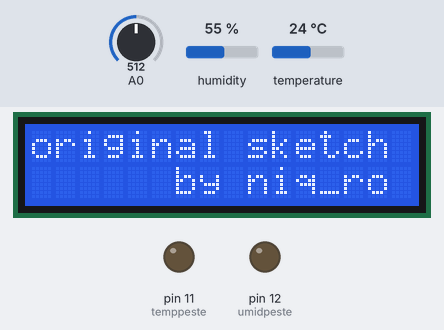
Simulated run of this sketch. Board: Arduino Uno, built with avr-gcc and run on an emulated ATmega328P. Parts: 16×2 character LCD, output pins drawn as LEDs (lit = HIGH). The test bench sets the inputs (shaded band); at power-on: humidity 55 %, A0 = 512, temperature 24 °C.

Above: at 3.1 s.
At 7.2 s:
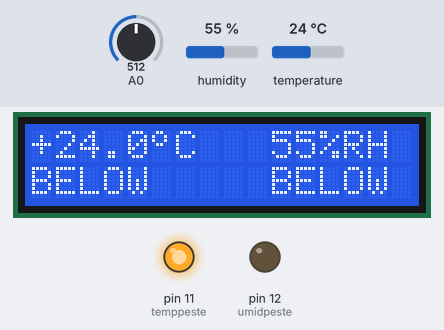
7.3 s: humidity set to 57 %
At 9.0 s:
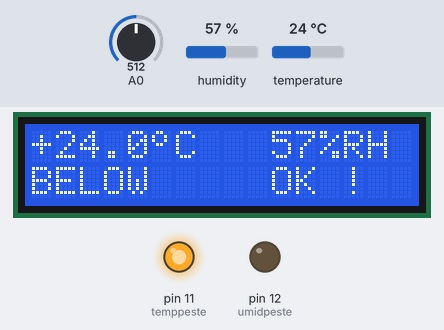
10.1 s: humidity set to 60 %
At 11.4 s:
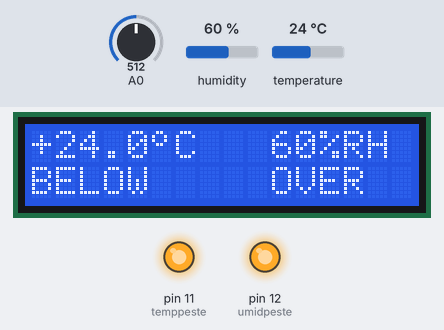
12.1 s: A0 set to 639
14.3 s: A0 set to 668
At 20.0 s:
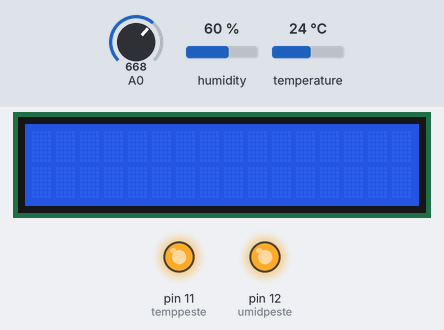
20.1 s: temperature set to 28.2 °C
23.9 s: temperature set to 29.6 °C
At 29.9 s:
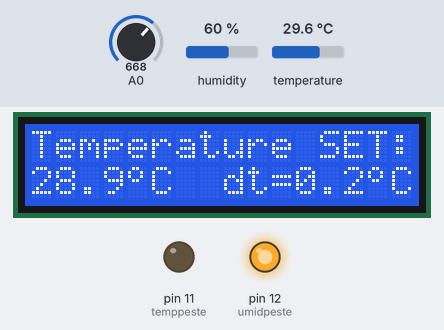
Timing chart, 0 to 30.7 s (numbered marks = the images above; inputs shaded):
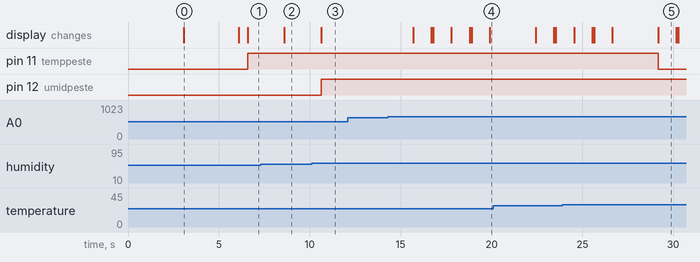

Measured:
- the behaviour switches between 58 and 59 % on humidity (found by bisection; images 2 and 3)
- the behaviour switches between 649 and 650 on A0 (found by bisection; images 3 and 4)
- the behaviour switches between 28.9 and 29 °C on temperature (found by bisection; images 4 and 5)
- after the input at 7.3 s, the display: changes after 1.3 s (image 2)
- after the input at 10.1 s, pin 12 (umidpeste): LOW → HIGH after 0.53 s; the display: changes after 0.53 s (image 3)
- after the input at 12.1 s, every drawn part: stays the same
- after the input at 14.3 s, the display: first changes after 1.4 s (image 4 shows a later state)
- after the input at 23.9 s, pin 11 (temppeste): HIGH → LOW after 5.3 s

The sketch:

LCD1602shield_thermostat_humidity_ver1s0.ino
```cpp
/*
original THERMOSTAR with HUMIDITY CONTROL use classical LCD1602
at http://nicuflorica.blogspot.ro/2015/08/termostat-cu-control-umiditate.html
ver.1m0 - 28.08.2015, Craiova - Romania, Europe, Earth
actual use LCD1602 shield
ver.1s0 - 15.11.2017, Craiova - Romania

niq_ro write this sketch using parts of other sketches :)
http://www.tehnic.go.ro
http://nicuflorica.blogspot.ro/
http://arduinotehniq.blogspot.com/
*/

#include <LiquidCrystal.h>  //this library is included in the Arduino IDE
LiquidCrystal lcd(8, 9, 4, 5, 6, 7);
/*   shield                           -------------------
                                      |  LCD  | Arduino |
                                      -------------------
 LCD RS pin to digital pin 8          |  RS   |   D8    |
 LCD Enable pin to digital pin 9      |  E    |   D9    |
 LCD D4 pin to digital pin 4          |  D4   |   D4    |
 LCD D5 pin to digital pin 5          |  D5   |   D5    |
 LCD D6 pin to digital pin 6          |  D6   |   D6    |
 LCD D7 pin to digital pin 7          |  D7   |   D7    |
 LCD R/W pin to ground                |  R/W  |   GND   |
                                      -------------------
*/

// http://arduino.cc/en/Reference/LiquidCrystalCreateChar
byte grad[8] = {
  B01100,
  B10010,
  B10010,
  B01100,
  B00000,
  B00000,
  B00000,
};


// Example testing sketch for various DHT humidity/temperature sensors
// Written by ladyada, public domain
#include "DHT.h"
#define DHTPIN 13     // what pin we're connected to 13
// Uncomment whatever type you're using!
//#define DHTTYPE DHT11   // DHT 11
#define DHTTYPE DHT22   // DHT 22  (AM2302)
//#define DHTTYPE DHT21   // DHT 21 (AM2301)

// if is just sensor:
// Connect pin 1 (on the left) of the sensor to +5V
// Connect pin 2 of the sensor to whatever your DHTPIN is
// Connect pin 4 (on the right) of the sensor to GROUND
// Connect a 4k7 or 10K resistor from pin 2 (data) to pin 1 (power) of the sensor

DHT dht(DHTPIN, DHTTYPE);

// define pins for relay or leds
#define temppeste 11
#define umidpeste 12

// define variable

float te, t1, tes, dete;   // variable for temperature
int has, hass, dehas;        // variable for humiditiy


// part for menu: http://nicuflorica.blogspot.ro/2015/05/termostat-cu-afisaj-led.html
/*
#define BUT1 6    // - switch
#define BUT2 7    // + switch
#define BUT3 8    // MENU switch
*/

byte meniu = 0; // if MENIU = 0 is clasical
                // if MENIU = 1 is for temperature set (tes)
                // if MENIU = 2 is for dt temperature (dete)
                // if MENIU = 3 is for humidity set (hass)
                // if MENIU = 4 is for dh humidity (dehas)
int lcd_key     = 0;
int adc_key_in  = 0;
#define btnRIGHT  0
#define btnUP     1
#define btnDOWN   2
#define btnLEFT   3
#define btnSELECT 4
#define btnNONE   5


void setup()
{

// Initialize LCD display
 lcd.begin(16, 2);
// create custom symbol
lcd.createChar(0, grad);

// Initialize DHT sensor
  dht.begin();

// define outputs
 pinMode(temppeste, OUTPUT);
 pinMode(umidpeste, OUTPUT);

// set the default state for outputs
  digitalWrite(temppeste, LOW);
  digitalWrite(umidpeste, LOW);

/*
// set push buttons for menu
  pinMode(BUT1, INPUT);
  pinMode(BUT2, INPUT);
  pinMode(BUT3, INPUT);

  digitalWrite(BUT1, HIGH); // pull-ups on
  digitalWrite(BUT2, HIGH);
  digitalWrite(BUT3, HIGH);
*/
  lcd.setCursor(0,0);
  lcd.print("thermostat with");

  lcd.setCursor(0,1);
  lcd.print("humidity control");

delay(3000);
lcd.clear();

  lcd.setCursor(0,0);
  lcd.print("original sketch");

  lcd.setCursor(6,1);
  lcd.print("by niq_ro");
delay(3000);
lcd.clear();

// preset value for temperature and humidity
tes = 28.9;
dete = 0.2;
hass = 58;
dehas = 2;

}

void loop()
{

lcd_key = read_LCD_buttons();  // read the buttons
 switch (lcd_key)               // depending on which button was pushed, we perform an action
 {
   case btnSELECT:
     {
     meniu = meniu + 1;
     delay(1000);
     lcd_key = btnNONE;
     lcd.clear();
     break;
     }
     case btnNONE:
     {
     break;
     }
   }


if (meniu >= 5) meniu = 0;

if (meniu == 0)
{

lcd_key = read_LCD_buttons();  // read the buttons
 switch (lcd_key)               // depending on which button was pushed, we perform an action
 {
   case btnSELECT:
     {
     meniu = 1;
     delay(1000);
     lcd_key = btnNONE;
     lcd.clear();
     break;
     }
     case btnNONE:
     {
     break;
     }
   }

   // Reading temperature or humidity
 has = dht.readHumidity();

 te = dht.readTemperature();
// int te = dht.readTemperature();

delay(500);

/*
  lcd.setCursor(0,0);
  lcd.print("t = ");
  lcd.setCursor(5,0);
  lcd.print(te,1);
  lcd.print("^C  ");


  lcd.setCursor(0,1);
  lcd.print("h = ");
  lcd.setCursor(5,1);
  lcd.print(has);
  lcd.print("%rh  ");
*/

// part from http://nicuflorica.blogspot.ro/2014/10/ceas-rtc-cu-ds1307-si-date-mediu-cu.html
 lcd.setCursor(0, 0);
  // lcd.print("t=");
 if (te < 0)
 {t1=-te;}
 else t1=te;

    if ( t1 < 10)
   {
     lcd.print(" ");
   }
   if (te>0) lcd.print("+");
   if (te==0) lcd.print(" ");
   if (te<0) lcd.print("-");
   lcd.print(t1,1);
//   lcd.write(0b11011111);
   lcd.write(byte(0));
   lcd.print("C  ");

   lcd.setCursor(10, 0);
  // lcd.print("H=");
   lcd.print(has);
   lcd.print("%RH");

/*
   lcd.setCursor(1, 1);
   lcd.print("+");
   lcd.print(tes,1);
//   lcd.write(0b11011111);
   lcd.write(byte(0));
   lcd.print("C  ");
  lcd.setCursor(10, 1);
  // lcd.print("H=");
  lcd.print(hass);
  lcd.print("%RH");
*/

if (te > tes)
 {
 digitalWrite(temppeste, LOW);
   lcd.setCursor(0, 1);
   lcd.print("OVER ");
 }
if (tes - dete > te)
  {
   digitalWrite(temppeste, HIGH);
   lcd.setCursor(0, 1);
   lcd.print("BELOW");
 }
if ((te <= tes) and (tes - dete <= te))
 {
   lcd.setCursor(0, 1);
   lcd.print("OK !  ");
 }


 if (has > hass)
 {
 digitalWrite(umidpeste, HIGH);
   lcd.setCursor(10, 1);
   lcd.print("OVER ");
 }
 if (has < hass - dehas)
 {
   digitalWrite(umidpeste, LOW);
   lcd.setCursor(10, 1);
   lcd.print("BELOW");
 }
 if ((has <= hass) and (has >= hass - dehas))
 {  lcd.setCursor(10, 1);
   lcd.print("OK !  ");
}
} // last line for MENIU = 0


if (meniu == 1) {
  while (meniu == 1) {
//   teset(tset);
   lcd.setCursor(0, 0);
   lcd.print("Temperature SET:");
   lcd.setCursor(0, 1);
//   lcd.print("+");
   lcd.print(tes,1);
//   lcd.write(0b11011111);
   lcd.write(byte(0));
   lcd.print("C  ");

   lcd.setCursor(8, 1);
   lcd.print("dt=");
   lcd.print(dete,1);
//   lcd.write(0b11011111);
   lcd.write(byte(0));
   lcd.print("C  ");

lcd_key = read_LCD_buttons();  // read the buttons
 switch (lcd_key)               // depending on which button was pushed, we perform an action
 {
   case btnUP:
     {
     tes = tes + 0.1;
     delay(250);
     break;
     }
   case btnDOWN:
     {
     tes = tes - 0.1;
     delay(250);
     break;
     }
   case btnSELECT:
     {
     meniu = 2;
     delay(1000);
     lcd.clear();
     lcd_key = btnNONE;
     break;
     }
     case btnNONE:
     {
     break;
     }
   }

     }
   delay (100);
}   // end loop for MENIU = 1


if (meniu == 2) {
 // if (tmax <= tmin) tmax = tmin + 10;
   while (meniu ==2) {
 //    maxim(dt/10); // this is number to diplay
 //    dete(dt); // this is number to diplay
   lcd.setCursor(0, 0);
   lcd.print("hyst.temp. SET:");
   lcd.setCursor(0, 1);
//   lcd.print("+");
   lcd.print(tes,1);
//   lcd.write(0b11011111);
   lcd.write(byte(0));
   lcd.print("C  ");

   lcd.setCursor(8, 1);
   lcd.print("dt=");
   lcd.print(dete,1);
//   lcd.write(0b11011111);
   lcd.write(byte(0));
   lcd.print("C  ");

 lcd_key = read_LCD_buttons();  // read the buttons
 switch (lcd_key)               // depending on which button was pushed, we perform an action
 {
   case btnUP:
     {
     dete = dete + 0.1;
     delay(250);
     break;
     }
   case btnDOWN:
     {
     dete = dete - 0.1;
     delay(250);
     break;
     }
   case btnSELECT:
     {
     meniu = 3;
     lcd_key = btnNONE;
     delay(1000);
     lcd.clear();
     break;
     }
     case btnNONE:
     {
     break;
     }
   }

//   delay(15);
if (dete < 0.1) dete = 0.1;
    }
}  // end loop for MENIU = 2


if (meniu == 3) {
  while (meniu == 3) {
//   teset(tset);
   lcd.setCursor(0, 0);
   lcd.print("Humidity SET:");
   lcd.setCursor(0, 1);
//   lcd.print("+");
   lcd.print(hass,1);
//   lcd.write(0b11011111);
//   lcd.write(byte(0));
   lcd.print("%RH  ");

   lcd.setCursor(7, 1);
   lcd.print("dh=");
   lcd.print(dehas);
//   lcd.write(0b11011111);
//   lcd.write(byte(0));
   lcd.print("%RH");

 lcd_key = read_LCD_buttons();  // read the buttons
 switch (lcd_key)               // depending on which button was pushed, we perform an action
 {
   case btnUP:
     {
     hass = hass + 1;
     delay(250);
     break;
     }
   case btnDOWN:
     {
     hass = hass - 1;
     delay(250);
     break;
     }
   case btnSELECT:
     {
     meniu = 4;
     lcd_key = btnNONE;
     delay(1000);
     lcd.clear();
     break;
     }
     case btnNONE:
     {
     break;
     }
   }

//  delay(15);
     }
   delay (100);
}  // end loop for MENIU =3


if (meniu == 4) {
   while (meniu ==4) {
   lcd.setCursor(0, 0);
   lcd.print("hyst.humid. SET:");
   lcd.setCursor(0, 1);
//   lcd.print("+");
   lcd.print(hass);
//   lcd.write(0b11011111);
   lcd.write(byte(0));
   lcd.print("%RH");

   lcd.setCursor(7, 1);
   lcd.print("dh=");
   lcd.print(dehas);
//   lcd.write(0b11011111);
   lcd.write(byte(0));
   lcd.print("%RH");

 lcd_key = read_LCD_buttons();  // read the buttons
 switch (lcd_key)               // depending on which button was pushed, we perform an action
 {
   case btnUP:
     {
     dehas = dehas + 1;
     delay(250);
     break;
     }
   case btnDOWN:
     {
     dehas = dehas - 1;
     delay(250);
     break;
     }
   case btnSELECT:
     {
      meniu = 5;
      lcd_key = btnNONE;
     delay(1000);
     lcd.clear();
     break;
     }
     case btnNONE:
     {
     break;
     }
   }

//   delay(15);
if (dehas < 1) dehas = 1;
    }

}


}   // last line in main loop

// read the buttons
int read_LCD_buttons()
{
 adc_key_in = analogRead(0);      // read the value from the sensor
 // my buttons when read are centered at these valies: 0, 144, 329, 504, 741
 // we add approx 50 to those values and check to see if we are close
 if (adc_key_in > 1000) return btnNONE; // We make this the 1st option for speed reasons since it will be the most likely result
 // For V1.1 us this threshold
 if (adc_key_in < 50)   return btnRIGHT;
 if (adc_key_in < 250)  return btnUP;
 if (adc_key_in < 450)  return btnDOWN;
 if (adc_key_in < 650)  return btnLEFT;
 if (adc_key_in < 850)  return btnSELECT;

 // For V1.0 comment the other threshold and use the one below:
/*
 if (adc_key_in < 50)   return btnRIGHT;
 if (adc_key_in < 195)  return btnUP;
 if (adc_key_in < 380)  return btnDOWN;
 if (adc_key_in < 555)  return btnLEFT;
 if (adc_key_in < 790)  return btnSELECT;
*/
 return btnNONE;  // when all others fail, return this...
}
```
